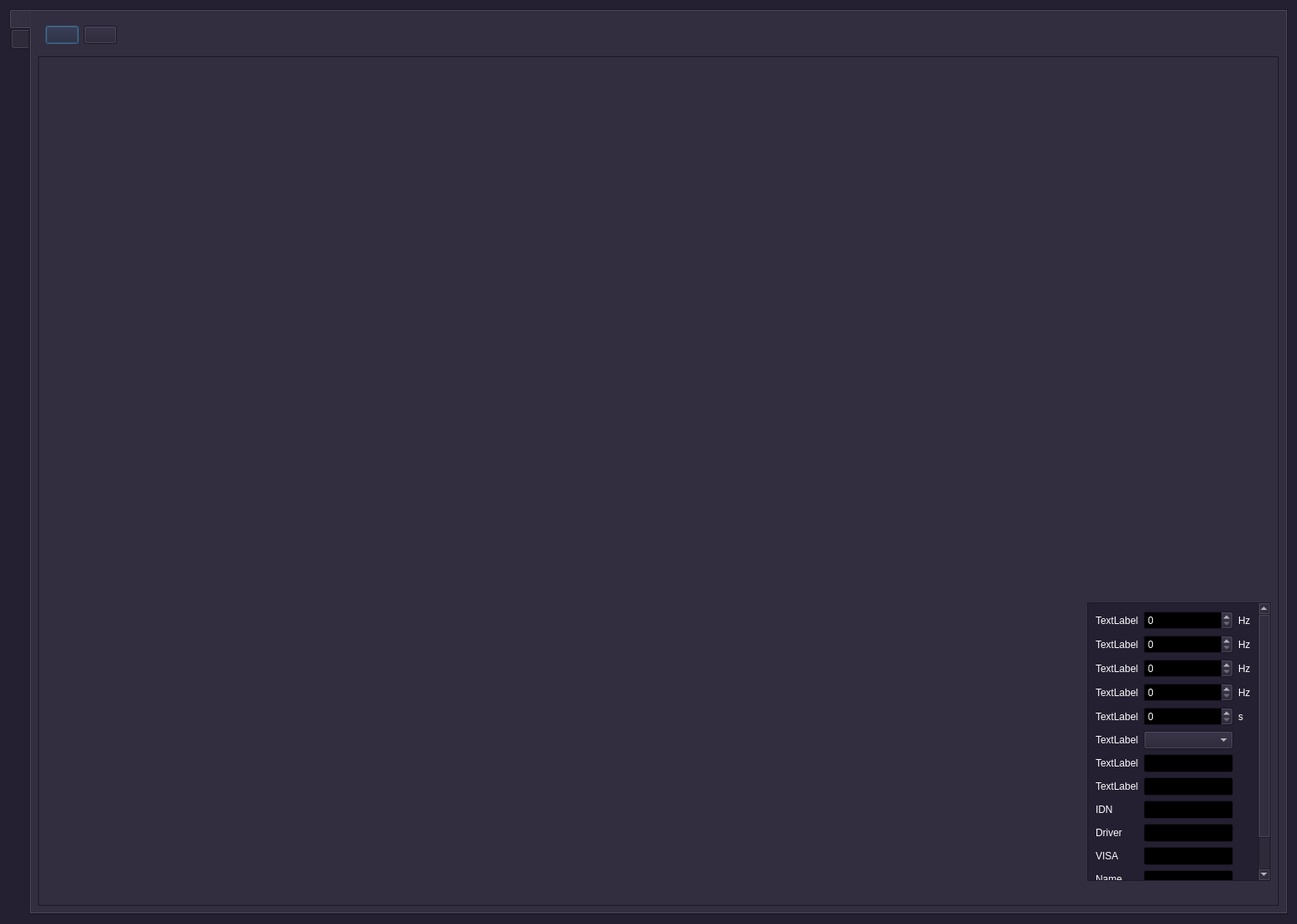
<?xml version="1.0" encoding="UTF-8"?>
<ui version="4.0">
 <class>Dialog</class>
 <widget class="QDialog" name="Dialog">
  <property name="geometry">
   <rect>
    <x>0</x>
    <y>0</y>
    <width>1565</width>
    <height>1115</height>
   </rect>
  </property>
  <property name="palette">
   <palette>
    <active>
     <colorrole role="WindowText">
      <brush brushstyle="SolidPattern">
       <color alpha="255">
        <red>255</red>
        <green>255</green>
        <blue>255</blue>
       </color>
      </brush>
     </colorrole>
     <colorrole role="Button">
      <brush brushstyle="SolidPattern">
       <color alpha="255">
        <red>36</red>
        <green>31</green>
        <blue>49</blue>
       </color>
      </brush>
     </colorrole>
     <colorrole role="Light">
      <brush brushstyle="SolidPattern">
       <color alpha="255">
        <red>54</red>
        <green>46</green>
        <blue>73</blue>
       </color>
      </brush>
     </colorrole>
     <colorrole role="Midlight">
      <brush brushstyle="SolidPattern">
       <color alpha="255">
        <red>45</red>
        <green>38</green>
        <blue>61</blue>
       </color>
      </brush>
     </colorrole>
     <colorrole role="Dark">
      <brush brushstyle="SolidPattern">
       <color alpha="255">
        <red>18</red>
        <green>15</green>
        <blue>24</blue>
       </color>
      </brush>
     </colorrole>
     <colorrole role="Mid">
      <brush brushstyle="SolidPattern">
       <color alpha="255">
        <red>24</red>
        <green>21</green>
        <blue>33</blue>
       </color>
      </brush>
     </colorrole>
     <colorrole role="Text">
      <brush brushstyle="SolidPattern">
       <color alpha="255">
        <red>255</red>
        <green>255</green>
        <blue>255</blue>
       </color>
      </brush>
     </colorrole>
     <colorrole role="BrightText">
      <brush brushstyle="SolidPattern">
       <color alpha="255">
        <red>255</red>
        <green>255</green>
        <blue>255</blue>
       </color>
      </brush>
     </colorrole>
     <colorrole role="ButtonText">
      <brush brushstyle="SolidPattern">
       <color alpha="255">
        <red>255</red>
        <green>255</green>
        <blue>255</blue>
       </color>
      </brush>
     </colorrole>
     <colorrole role="Base">
      <brush brushstyle="SolidPattern">
       <color alpha="255">
        <red>0</red>
        <green>0</green>
        <blue>0</blue>
       </color>
      </brush>
     </colorrole>
     <colorrole role="Window">
      <brush brushstyle="SolidPattern">
       <color alpha="255">
        <red>36</red>
        <green>31</green>
        <blue>49</blue>
       </color>
      </brush>
     </colorrole>
     <colorrole role="Shadow">
      <brush brushstyle="SolidPattern">
       <color alpha="255">
        <red>0</red>
        <green>0</green>
        <blue>0</blue>
       </color>
      </brush>
     </colorrole>
     <colorrole role="AlternateBase">
      <brush brushstyle="SolidPattern">
       <color alpha="255">
        <red>18</red>
        <green>15</green>
        <blue>24</blue>
       </color>
      </brush>
     </colorrole>
     <colorrole role="ToolTipBase">
      <brush brushstyle="SolidPattern">
       <color alpha="255">
        <red>255</red>
        <green>255</green>
        <blue>220</blue>
       </color>
      </brush>
     </colorrole>
     <colorrole role="ToolTipText">
      <brush brushstyle="SolidPattern">
       <color alpha="255">
        <red>0</red>
        <green>0</green>
        <blue>0</blue>
       </color>
      </brush>
     </colorrole>
     <colorrole role="PlaceholderText">
      <brush brushstyle="SolidPattern">
       <color alpha="127">
        <red>255</red>
        <green>255</green>
        <blue>255</blue>
       </color>
      </brush>
     </colorrole>
     <colorrole role="Accent">
      <brush brushstyle="SolidPattern">
       <color alpha="255">
        <red>0</red>
        <green>0</green>
        <blue>0</blue>
       </color>
      </brush>
     </colorrole>
    </active>
    <inactive>
     <colorrole role="WindowText">
      <brush brushstyle="SolidPattern">
       <color alpha="255">
        <red>255</red>
        <green>255</green>
        <blue>255</blue>
       </color>
      </brush>
     </colorrole>
     <colorrole role="Button">
      <brush brushstyle="SolidPattern">
       <color alpha="255">
        <red>36</red>
        <green>31</green>
        <blue>49</blue>
       </color>
      </brush>
     </colorrole>
     <colorrole role="Light">
      <brush brushstyle="SolidPattern">
       <color alpha="255">
        <red>54</red>
        <green>46</green>
        <blue>73</blue>
       </color>
      </brush>
     </colorrole>
     <colorrole role="Midlight">
      <brush brushstyle="SolidPattern">
       <color alpha="255">
        <red>45</red>
        <green>38</green>
        <blue>61</blue>
       </color>
      </brush>
     </colorrole>
     <colorrole role="Dark">
      <brush brushstyle="SolidPattern">
       <color alpha="255">
        <red>18</red>
        <green>15</green>
        <blue>24</blue>
       </color>
      </brush>
     </colorrole>
     <colorrole role="Mid">
      <brush brushstyle="SolidPattern">
       <color alpha="255">
        <red>24</red>
        <green>21</green>
        <blue>33</blue>
       </color>
      </brush>
     </colorrole>
     <colorrole role="Text">
      <brush brushstyle="SolidPattern">
       <color alpha="255">
        <red>255</red>
        <green>255</green>
        <blue>255</blue>
       </color>
      </brush>
     </colorrole>
     <colorrole role="BrightText">
      <brush brushstyle="SolidPattern">
       <color alpha="255">
        <red>255</red>
        <green>255</green>
        <blue>255</blue>
       </color>
      </brush>
     </colorrole>
     <colorrole role="ButtonText">
      <brush brushstyle="SolidPattern">
       <color alpha="255">
        <red>255</red>
        <green>255</green>
        <blue>255</blue>
       </color>
      </brush>
     </colorrole>
     <colorrole role="Base">
      <brush brushstyle="SolidPattern">
       <color alpha="255">
        <red>0</red>
        <green>0</green>
        <blue>0</blue>
       </color>
      </brush>
     </colorrole>
     <colorrole role="Window">
      <brush brushstyle="SolidPattern">
       <color alpha="255">
        <red>36</red>
        <green>31</green>
        <blue>49</blue>
       </color>
      </brush>
     </colorrole>
     <colorrole role="Shadow">
      <brush brushstyle="SolidPattern">
       <color alpha="255">
        <red>0</red>
        <green>0</green>
        <blue>0</blue>
       </color>
      </brush>
     </colorrole>
     <colorrole role="AlternateBase">
      <brush brushstyle="SolidPattern">
       <color alpha="255">
        <red>18</red>
        <green>15</green>
        <blue>24</blue>
       </color>
      </brush>
     </colorrole>
     <colorrole role="ToolTipBase">
      <brush brushstyle="SolidPattern">
       <color alpha="255">
        <red>255</red>
        <green>255</green>
        <blue>220</blue>
       </color>
      </brush>
     </colorrole>
     <colorrole role="ToolTipText">
      <brush brushstyle="SolidPattern">
       <color alpha="255">
        <red>0</red>
        <green>0</green>
        <blue>0</blue>
       </color>
      </brush>
     </colorrole>
     <colorrole role="PlaceholderText">
      <brush brushstyle="SolidPattern">
       <color alpha="127">
        <red>255</red>
        <green>255</green>
        <blue>255</blue>
       </color>
      </brush>
     </colorrole>
     <colorrole role="Accent">
      <brush brushstyle="SolidPattern">
       <color alpha="255">
        <red>0</red>
        <green>0</green>
        <blue>0</blue>
       </color>
      </brush>
     </colorrole>
    </inactive>
    <disabled>
     <colorrole role="WindowText">
      <brush brushstyle="SolidPattern">
       <color alpha="255">
        <red>18</red>
        <green>15</green>
        <blue>24</blue>
       </color>
      </brush>
     </colorrole>
     <colorrole role="Button">
      <brush brushstyle="SolidPattern">
       <color alpha="255">
        <red>36</red>
        <green>31</green>
        <blue>49</blue>
       </color>
      </brush>
     </colorrole>
     <colorrole role="Light">
      <brush brushstyle="SolidPattern">
       <color alpha="255">
        <red>54</red>
        <green>46</green>
        <blue>73</blue>
       </color>
      </brush>
     </colorrole>
     <colorrole role="Midlight">
      <brush brushstyle="SolidPattern">
       <color alpha="255">
        <red>45</red>
        <green>38</green>
        <blue>61</blue>
       </color>
      </brush>
     </colorrole>
     <colorrole role="Dark">
      <brush brushstyle="SolidPattern">
       <color alpha="255">
        <red>18</red>
        <green>15</green>
        <blue>24</blue>
       </color>
      </brush>
     </colorrole>
     <colorrole role="Mid">
      <brush brushstyle="SolidPattern">
       <color alpha="255">
        <red>24</red>
        <green>21</green>
        <blue>33</blue>
       </color>
      </brush>
     </colorrole>
     <colorrole role="Text">
      <brush brushstyle="SolidPattern">
       <color alpha="255">
        <red>18</red>
        <green>15</green>
        <blue>24</blue>
       </color>
      </brush>
     </colorrole>
     <colorrole role="BrightText">
      <brush brushstyle="SolidPattern">
       <color alpha="255">
        <red>255</red>
        <green>255</green>
        <blue>255</blue>
       </color>
      </brush>
     </colorrole>
     <colorrole role="ButtonText">
      <brush brushstyle="SolidPattern">
       <color alpha="255">
        <red>18</red>
        <green>15</green>
        <blue>24</blue>
       </color>
      </brush>
     </colorrole>
     <colorrole role="Base">
      <brush brushstyle="SolidPattern">
       <color alpha="255">
        <red>36</red>
        <green>31</green>
        <blue>49</blue>
       </color>
      </brush>
     </colorrole>
     <colorrole role="Window">
      <brush brushstyle="SolidPattern">
       <color alpha="255">
        <red>36</red>
        <green>31</green>
        <blue>49</blue>
       </color>
      </brush>
     </colorrole>
     <colorrole role="Shadow">
      <brush brushstyle="SolidPattern">
       <color alpha="255">
        <red>0</red>
        <green>0</green>
        <blue>0</blue>
       </color>
      </brush>
     </colorrole>
     <colorrole role="AlternateBase">
      <brush brushstyle="SolidPattern">
       <color alpha="255">
        <red>36</red>
        <green>31</green>
        <blue>49</blue>
       </color>
      </brush>
     </colorrole>
     <colorrole role="ToolTipBase">
      <brush brushstyle="SolidPattern">
       <color alpha="255">
        <red>255</red>
        <green>255</green>
        <blue>220</blue>
       </color>
      </brush>
     </colorrole>
     <colorrole role="ToolTipText">
      <brush brushstyle="SolidPattern">
       <color alpha="255">
        <red>0</red>
        <green>0</green>
        <blue>0</blue>
       </color>
      </brush>
     </colorrole>
     <colorrole role="PlaceholderText">
      <brush brushstyle="SolidPattern">
       <color alpha="127">
        <red>18</red>
        <green>15</green>
        <blue>24</blue>
       </color>
      </brush>
     </colorrole>
     <colorrole role="Accent">
      <brush brushstyle="SolidPattern">
       <color alpha="255">
        <red>25</red>
        <green>22</green>
        <blue>35</blue>
       </color>
      </brush>
     </colorrole>
    </disabled>
   </palette>
  </property>
  <property name="windowTitle">
   <string>Whistle Of Wind</string>
  </property>
  <property name="sizeGripEnabled">
   <bool>false</bool>
  </property>
  <property name="modal">
   <bool>false</bool>
  </property>
  <layout class="QGridLayout" name="gridLayout">
   <item row="0" column="0">
    <widget class="QTabWidget" name="tabWidget">
     <property name="tabPosition">
      <enum>QTabWidget::TabPosition::West</enum>
     </property>
     <property name="tabShape">
      <enum>QTabWidget::TabShape::Rounded</enum>
     </property>
     <property name="currentIndex">
      <number>0</number>
     </property>
     <property name="iconSize">
      <size>
       <width>25</width>
       <height>25</height>
      </size>
     </property>
     <widget class="QWidget" name="tabInstr">
      <attribute name="title">
       <string/>
      </attribute>
      <layout class="QGridLayout" name="gridLayout_8">
       <item row="1" column="0">
        <widget class="QFrame" name="framePlotsInstr">
         <property name="frameShape">
          <enum>QFrame::Shape::StyledPanel</enum>
         </property>
         <property name="frameShadow">
          <enum>QFrame::Shadow::Raised</enum>
         </property>
         <layout class="QGridLayout" name="gridLayout_13">
          <item row="0" column="1">
           <layout class="QVBoxLayout" name="verticalLayoutSpecInstr"/>
          </item>
          <item row="0" column="2" alignment="Qt::AlignmentFlag::AlignRight|Qt::AlignmentFlag::AlignBottom">
           <widget class="QScrollArea" name="scrollArea">
            <property name="verticalScrollBarPolicy">
             <enum>Qt::ScrollBarPolicy::ScrollBarAlwaysOn</enum>
            </property>
            <property name="horizontalScrollBarPolicy">
             <enum>Qt::ScrollBarPolicy::ScrollBarAlwaysOff</enum>
            </property>
            <property name="sizeAdjustPolicy">
             <enum>QAbstractScrollArea::SizeAdjustPolicy::AdjustToContents</enum>
            </property>
            <property name="widgetResizable">
             <bool>true</bool>
            </property>
            <widget class="QWidget" name="scrollAreaWidgetContents">
             <property name="geometry">
              <rect>
               <x>0</x>
               <y>0</y>
               <width>256</width>
               <height>433</height>
              </rect>
             </property>
             <layout class="QGridLayout" name="gridLayout_14">
              <item row="1" column="0">
               <widget class="QLabel" name="labelSpan">
                <property name="text">
                 <string>TextLabel</string>
                </property>
               </widget>
              </item>
              <item row="10" column="1">
               <widget class="QLineEdit" name="lineEditVisa">
                <property name="readOnly">
                 <bool>true</bool>
                </property>
               </widget>
              </item>
              <item row="6" column="1">
               <widget class="QLineEdit" name="lineEditStartTime">
                <property name="readOnly">
                 <bool>true</bool>
                </property>
               </widget>
              </item>
              <item row="12" column="0">
               <widget class="QLabel" name="label_7">
                <property name="text">
                 <string>Options</string>
                </property>
               </widget>
              </item>
              <item row="4" column="2">
               <widget class="QLabel" name="label_16">
                <property name="text">
                 <string>s</string>
                </property>
               </widget>
              </item>
              <item row="0" column="1">
               <widget class="QDoubleSpinBox" name="doubleSpinBoxCenter">
                <property name="decimals">
                 <number>0</number>
                </property>
                <property name="maximum">
                 <double>3000000000.000000000000000</double>
                </property>
               </widget>
              </item>
              <item row="2" column="1">
               <widget class="QDoubleSpinBox" name="doubleSpinBoxMin">
                <property name="decimals">
                 <number>0</number>
                </property>
                <property name="maximum">
                 <double>3000000000.000000000000000</double>
                </property>
               </widget>
              </item>
              <item row="3" column="1">
               <widget class="QDoubleSpinBox" name="doubleSpinBoxMax">
                <property name="decimals">
                 <number>0</number>
                </property>
                <property name="maximum">
                 <double>3000000000.000000000000000</double>
                </property>
               </widget>
              </item>
              <item row="7" column="0">
               <widget class="QLabel" name="labelSlices">
                <property name="text">
                 <string>TextLabel</string>
                </property>
               </widget>
              </item>
              <item row="12" column="1">
               <widget class="QLineEdit" name="lineEditOptions">
                <property name="readOnly">
                 <bool>true</bool>
                </property>
               </widget>
              </item>
              <item row="9" column="0">
               <widget class="QLabel" name="label_4">
                <property name="text">
                 <string>Driver</string>
                </property>
               </widget>
              </item>
              <item row="8" column="0">
               <widget class="QLabel" name="label_3">
                <property name="text">
                 <string>IDN</string>
                </property>
               </widget>
              </item>
              <item row="11" column="0">
               <widget class="QLabel" name="label_6">
                <property name="text">
                 <string>Name</string>
                </property>
               </widget>
              </item>
              <item row="2" column="0">
               <widget class="QLabel" name="labelMin">
                <property name="text">
                 <string>TextLabel</string>
                </property>
               </widget>
              </item>
              <item row="5" column="0">
               <widget class="QLabel" name="labelOffsetsInstr">
                <property name="text">
                 <string>TextLabel</string>
                </property>
               </widget>
              </item>
              <item row="7" column="1">
               <widget class="QLineEdit" name="lineEditSlices">
                <property name="readOnly">
                 <bool>true</bool>
                </property>
               </widget>
              </item>
              <item row="3" column="2">
               <widget class="QLabel" name="label_15">
                <property name="text">
                 <string>Hz</string>
                </property>
               </widget>
              </item>
              <item row="0" column="0">
               <widget class="QLabel" name="labelCenter">
                <property name="text">
                 <string>TextLabel</string>
                </property>
               </widget>
              </item>
              <item row="1" column="2">
               <widget class="QLabel" name="label_13">
                <property name="text">
                 <string>Hz</string>
                </property>
               </widget>
              </item>
              <item row="2" column="2">
               <widget class="QLabel" name="label_14">
                <property name="text">
                 <string>Hz</string>
                </property>
               </widget>
              </item>
              <item row="1" column="1">
               <widget class="QDoubleSpinBox" name="doubleSpinBoxSpan">
                <property name="decimals">
                 <number>0</number>
                </property>
                <property name="maximum">
                 <double>3000000000.000000000000000</double>
                </property>
               </widget>
              </item>
              <item row="6" column="0">
               <widget class="QLabel" name="labelStartTime">
                <property name="text">
                 <string>TextLabel</string>
                </property>
               </widget>
              </item>
              <item row="11" column="1">
               <widget class="QLineEdit" name="lineEditName">
                <property name="readOnly">
                 <bool>true</bool>
                </property>
               </widget>
              </item>
              <item row="0" column="2">
               <widget class="QLabel" name="label_8">
                <property name="text">
                 <string>Hz</string>
                </property>
               </widget>
              </item>
              <item row="5" column="1">
               <widget class="QComboBox" name="comboBoxOffsetsInstr"/>
              </item>
              <item row="8" column="1">
               <widget class="QLineEdit" name="lineEditIDN">
                <property name="readOnly">
                 <bool>true</bool>
                </property>
               </widget>
              </item>
              <item row="9" column="1">
               <widget class="QLineEdit" name="lineEditDriver">
                <property name="readOnly">
                 <bool>true</bool>
                </property>
               </widget>
              </item>
              <item row="3" column="0">
               <widget class="QLabel" name="labelMax">
                <property name="text">
                 <string>TextLabel</string>
                </property>
               </widget>
              </item>
              <item row="10" column="0">
               <widget class="QLabel" name="label_5">
                <property name="text">
                 <string>VISA</string>
                </property>
               </widget>
              </item>
              <item row="4" column="0">
               <widget class="QLabel" name="labelSweep">
                <property name="text">
                 <string>TextLabel</string>
                </property>
               </widget>
              </item>
              <item row="4" column="1">
               <widget class="QDoubleSpinBox" name="doubleSpinBoxSweep">
                <property name="decimals">
                 <number>0</number>
                </property>
                <property name="maximum">
                 <double>3000000000.000000000000000</double>
                </property>
               </widget>
              </item>
             </layout>
            </widget>
           </widget>
          </item>
          <item row="1" column="1">
           <spacer name="horizontalSpacer_3">
            <property name="orientation">
             <enum>Qt::Orientation::Horizontal</enum>
            </property>
            <property name="sizeHint" stdset="0">
             <size>
              <width>40</width>
              <height>20</height>
             </size>
            </property>
           </spacer>
          </item>
          <item row="0" column="0">
           <spacer name="verticalSpacer_3">
            <property name="orientation">
             <enum>Qt::Orientation::Vertical</enum>
            </property>
            <property name="sizeHint" stdset="0">
             <size>
              <width>20</width>
              <height>40</height>
             </size>
            </property>
           </spacer>
          </item>
         </layout>
        </widget>
       </item>
       <item row="0" column="0" alignment="Qt::AlignmentFlag::AlignLeft|Qt::AlignmentFlag::AlignTop">
        <widget class="QFrame" name="frameButtonsInstr">
         <layout class="QHBoxLayout" name="horizontalLayout_2">
          <item>
           <widget class="QPushButton" name="pushButtonConnect">
            <property name="iconSize">
             <size>
              <width>25</width>
              <height>25</height>
             </size>
            </property>
           </widget>
          </item>
          <item>
           <widget class="QPushButton" name="pushButtonRecord">
            <property name="text">
             <string/>
            </property>
            <property name="iconSize">
             <size>
              <width>25</width>
              <height>25</height>
             </size>
            </property>
           </widget>
          </item>
         </layout>
        </widget>
       </item>
      </layout>
     </widget>
     <widget class="QWidget" name="tabView">
      <attribute name="title">
       <string/>
      </attribute>
      <layout class="QGridLayout" name="gridLayout_2">
       <item row="0" column="0" alignment="Qt::AlignmentFlag::AlignLeft|Qt::AlignmentFlag::AlignTop">
        <widget class="QFrame" name="frameButtonsView">
         <layout class="QHBoxLayout" name="horizontalLayout">
          <item>
           <widget class="QPushButton" name="pushButtonFileOpen">
            <property name="iconSize">
             <size>
              <width>25</width>
              <height>25</height>
             </size>
            </property>
           </widget>
          </item>
         </layout>
        </widget>
       </item>
       <item row="1" column="0">
        <widget class="QFrame" name="framePlotsView">
         <property name="frameShape">
          <enum>QFrame::Shape::StyledPanel</enum>
         </property>
         <property name="frameShadow">
          <enum>QFrame::Shadow::Raised</enum>
         </property>
         <layout class="QGridLayout" name="gridLayout_3">
          <item row="2" column="2">
           <spacer name="horizontalSpacer_5">
            <property name="orientation">
             <enum>Qt::Orientation::Horizontal</enum>
            </property>
            <property name="sizeHint" stdset="0">
             <size>
              <width>40</width>
              <height>20</height>
             </size>
            </property>
           </spacer>
          </item>
          <item row="1" column="1">
           <layout class="QVBoxLayout" name="verticalLayoutTime"/>
          </item>
          <item row="0" column="2">
           <layout class="QVBoxLayout" name="verticalLayoutFreq"/>
          </item>
          <item row="0" column="0">
           <spacer name="verticalSpacer">
            <property name="orientation">
             <enum>Qt::Orientation::Vertical</enum>
            </property>
            <property name="sizeHint" stdset="0">
             <size>
              <width>20</width>
              <height>40</height>
             </size>
            </property>
           </spacer>
          </item>
          <item row="0" column="1">
           <layout class="QVBoxLayout" name="verticalLayoutSpec"/>
          </item>
          <item row="2" column="1">
           <spacer name="horizontalSpacer_4">
            <property name="orientation">
             <enum>Qt::Orientation::Horizontal</enum>
            </property>
            <property name="sizeHint" stdset="0">
             <size>
              <width>40</width>
              <height>20</height>
             </size>
            </property>
           </spacer>
          </item>
          <item row="1" column="2" alignment="Qt::AlignmentFlag::AlignBottom">
           <widget class="QScrollArea" name="scrollAreaView">
            <property name="horizontalScrollBarPolicy">
             <enum>Qt::ScrollBarPolicy::ScrollBarAlwaysOff</enum>
            </property>
            <property name="sizeAdjustPolicy">
             <enum>QAbstractScrollArea::SizeAdjustPolicy::AdjustToContents</enum>
            </property>
            <property name="widgetResizable">
             <bool>true</bool>
            </property>
            <widget class="QWidget" name="scrollAreaWidgetContentsView">
             <property name="geometry">
              <rect>
               <x>0</x>
               <y>0</y>
               <width>720</width>
               <height>140</height>
              </rect>
             </property>
             <layout class="QGridLayout" name="gridLayout_5">
              <item row="1" column="2">
               <widget class="QLabel" name="labelGammaView">
                <property name="text">
                 <string>TextLabel</string>
                </property>
               </widget>
              </item>
              <item row="3" column="1">
               <widget class="QLabel" name="label_10">
                <property name="text">
                 <string>---</string>
                </property>
               </widget>
              </item>
              <item row="1" column="1">
               <widget class="QSlider" name="horizontalSliderGammaView">
                <property name="maximum">
                 <number>1000</number>
                </property>
                <property name="singleStep">
                 <number>1</number>
                </property>
                <property name="pageStep">
                 <number>50</number>
                </property>
                <property name="sliderPosition">
                 <number>500</number>
                </property>
                <property name="orientation">
                 <enum>Qt::Orientation::Horizontal</enum>
                </property>
               </widget>
              </item>
              <item row="1" column="0">
               <widget class="QLabel" name="label_2">
                <property name="text">
                 <string>gamma</string>
                </property>
               </widget>
              </item>
              <item row="2" column="1">
               <widget class="QLabel" name="labelFilename">
                <property name="text">
                 <string>---</string>
                </property>
               </widget>
              </item>
              <item row="0" column="0">
               <widget class="QLabel" name="labelOffsetsView">
                <property name="text">
                 <string>TextLabel</string>
                </property>
               </widget>
              </item>
              <item row="2" column="0">
               <widget class="QLabel" name="label">
                <property name="text">
                 <string>Filename</string>
                </property>
               </widget>
              </item>
              <item row="0" column="1">
               <widget class="QComboBox" name="comboBoxOffsetsView"/>
              </item>
              <item row="3" column="0">
               <widget class="QLabel" name="label_9">
                <property name="text">
                 <string>t. pwr</string>
                </property>
               </widget>
              </item>
              <item row="4" column="0">
               <widget class="QLabel" name="label_11">
                <property name="text">
                 <string>f. pwr</string>
                </property>
               </widget>
              </item>
              <item row="4" column="1">
               <widget class="QLabel" name="label_12">
                <property name="text">
                 <string>---</string>
                </property>
               </widget>
              </item>
             </layout>
            </widget>
           </widget>
          </item>
          <item row="1" column="0">
           <spacer name="verticalSpacer_2">
            <property name="orientation">
             <enum>Qt::Orientation::Vertical</enum>
            </property>
            <property name="sizeHint" stdset="0">
             <size>
              <width>20</width>
              <height>40</height>
             </size>
            </property>
           </spacer>
          </item>
         </layout>
        </widget>
       </item>
      </layout>
     </widget>
    </widget>
   </item>
  </layout>
 </widget>
 <resources/>
 <connections/>
</ui>
